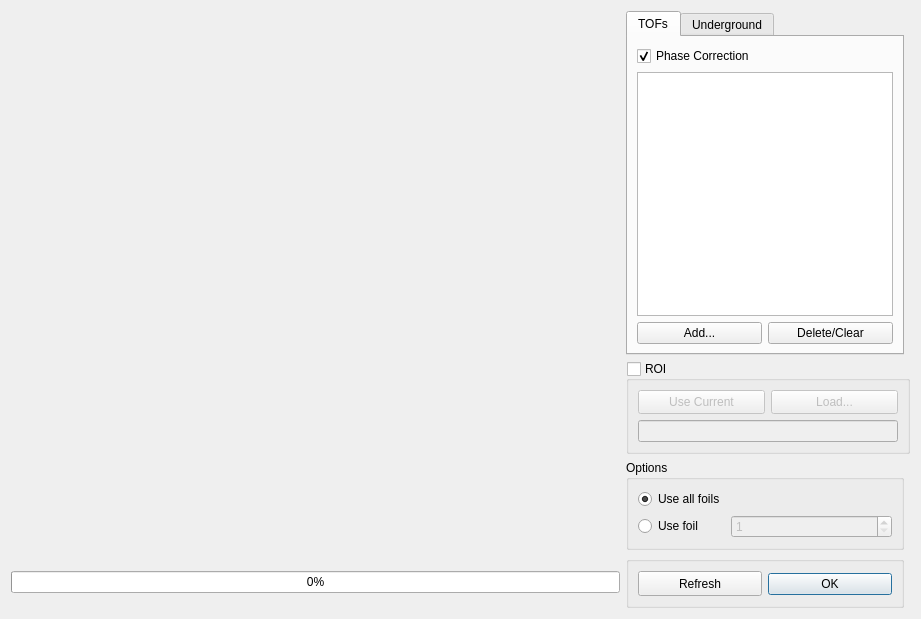
<?xml version="1.0" encoding="UTF-8"?>
<ui version="4.0">
 <class>ContrastsVsImagesDlg</class>
 <widget class="QDialog" name="ContrastsVsImagesDlg">
  <property name="geometry">
   <rect>
    <x>0</x>
    <y>0</y>
    <width>921</width>
    <height>619</height>
   </rect>
  </property>
  <property name="windowTitle">
   <string>Contrasts Vs Images</string>
  </property>
  <property name="sizeGripEnabled">
   <bool>false</bool>
  </property>
  <layout class="QGridLayout" name="gridLayout_2">
   <item row="0" column="0" rowspan="7">
    <widget class="QwtPlot" name="plot">
     <property name="sizePolicy">
      <sizepolicy hsizetype="Preferred" vsizetype="Preferred">
       <horstretch>1</horstretch>
       <verstretch>1</verstretch>
      </sizepolicy>
     </property>
     <property name="sizeIncrement">
      <size>
       <width>0</width>
       <height>0</height>
      </size>
     </property>
    </widget>
   </item>
   <item row="5" column="2" colspan="2">
    <widget class="QGroupBox" name="groupRoi">
     <property name="sizePolicy">
      <sizepolicy hsizetype="Preferred" vsizetype="Minimum">
       <horstretch>0</horstretch>
       <verstretch>0</verstretch>
      </sizepolicy>
     </property>
     <property name="maximumSize">
      <size>
       <width>16777215</width>
       <height>16777215</height>
      </size>
     </property>
     <property name="title">
      <string>ROI</string>
     </property>
     <property name="checkable">
      <bool>true</bool>
     </property>
     <property name="checked">
      <bool>false</bool>
     </property>
     <layout class="QGridLayout" name="gridLayout_3">
      <item row="0" column="0">
       <widget class="QPushButton" name="btnRoiCurrent">
        <property name="minimumSize">
         <size>
          <width>0</width>
          <height>24</height>
         </size>
        </property>
        <property name="text">
         <string>Use Current</string>
        </property>
        <property name="checkable">
         <bool>true</bool>
        </property>
        <property name="checked">
         <bool>false</bool>
        </property>
       </widget>
      </item>
      <item row="0" column="1">
       <widget class="QPushButton" name="btnRoiLoad">
        <property name="minimumSize">
         <size>
          <width>0</width>
          <height>24</height>
         </size>
        </property>
        <property name="text">
         <string>Load...</string>
        </property>
       </widget>
      </item>
      <item row="3" column="0" colspan="2">
       <widget class="QLineEdit" name="editRoi"/>
      </item>
     </layout>
    </widget>
   </item>
   <item row="9" column="0">
    <widget class="QProgressBar" name="progressBar">
     <property name="value">
      <number>0</number>
     </property>
    </widget>
   </item>
   <item row="0" column="2" rowspan="5">
    <widget class="QTabWidget" name="tabWidget">
     <property name="enabled">
      <bool>true</bool>
     </property>
     <property name="sizePolicy">
      <sizepolicy hsizetype="Expanding" vsizetype="Expanding">
       <horstretch>0</horstretch>
       <verstretch>0</verstretch>
      </sizepolicy>
     </property>
     <property name="baseSize">
      <size>
       <width>0</width>
       <height>0</height>
      </size>
     </property>
     <property name="currentIndex">
      <number>0</number>
     </property>
     <widget class="QWidget" name="tabTof">
      <attribute name="title">
       <string>TOFs</string>
      </attribute>
      <layout class="QGridLayout" name="gridLayout_5">
       <item row="2" column="0">
        <widget class="QPushButton" name="btnAdd">
         <property name="sizePolicy">
          <sizepolicy hsizetype="Preferred" vsizetype="Fixed">
           <horstretch>0</horstretch>
           <verstretch>0</verstretch>
          </sizepolicy>
         </property>
         <property name="text">
          <string>Add...</string>
         </property>
        </widget>
       </item>
       <item row="2" column="1">
        <widget class="QPushButton" name="btnDelete">
         <property name="sizePolicy">
          <sizepolicy hsizetype="Preferred" vsizetype="Fixed">
           <horstretch>0</horstretch>
           <verstretch>0</verstretch>
          </sizepolicy>
         </property>
         <property name="text">
          <string>Delete/Clear</string>
         </property>
        </widget>
       </item>
       <item row="1" column="0" colspan="2">
        <widget class="QListWidget" name="listTofs">
         <property name="sizePolicy">
          <sizepolicy hsizetype="Preferred" vsizetype="Preferred">
           <horstretch>0</horstretch>
           <verstretch>0</verstretch>
          </sizepolicy>
         </property>
         <property name="maximumSize">
          <size>
           <width>16777215</width>
           <height>16777215</height>
          </size>
         </property>
        </widget>
       </item>
       <item row="0" column="0">
        <widget class="QCheckBox" name="check_phasecorrect">
         <property name="text">
          <string>Phase Correction</string>
         </property>
         <property name="checked">
          <bool>true</bool>
         </property>
        </widget>
       </item>
      </layout>
     </widget>
     <widget class="QWidget" name="tabUnderground">
      <attribute name="title">
       <string>Underground</string>
      </attribute>
      <layout class="QGridLayout" name="gridLayout">
       <item row="1" column="0" colspan="2">
        <widget class="QListWidget" name="listTofs_underground">
         <property name="sizePolicy">
          <sizepolicy hsizetype="Preferred" vsizetype="Preferred">
           <horstretch>0</horstretch>
           <verstretch>0</verstretch>
          </sizepolicy>
         </property>
         <property name="maximumSize">
          <size>
           <width>16777215</width>
           <height>16777215</height>
          </size>
         </property>
        </widget>
       </item>
       <item row="2" column="0">
        <widget class="QPushButton" name="btnAdd_underground">
         <property name="sizePolicy">
          <sizepolicy hsizetype="Preferred" vsizetype="Fixed">
           <horstretch>0</horstretch>
           <verstretch>0</verstretch>
          </sizepolicy>
         </property>
         <property name="text">
          <string>Add...</string>
         </property>
        </widget>
       </item>
       <item row="2" column="1">
        <widget class="QPushButton" name="btnDelete_underground">
         <property name="sizePolicy">
          <sizepolicy hsizetype="Preferred" vsizetype="Fixed">
           <horstretch>0</horstretch>
           <verstretch>0</verstretch>
          </sizepolicy>
         </property>
         <property name="text">
          <string>Delete/Clear</string>
         </property>
        </widget>
       </item>
       <item row="0" column="0">
        <widget class="QCheckBox" name="check_underground">
         <property name="text">
          <string>Subtract        x</string>
         </property>
        </widget>
       </item>
       <item row="0" column="1">
        <widget class="QDoubleSpinBox" name="spinBox_underground">
         <property name="value">
          <double>1.000000000000000</double>
         </property>
        </widget>
       </item>
      </layout>
     </widget>
    </widget>
   </item>
   <item row="6" column="2">
    <widget class="QGroupBox" name="groupBox_2">
     <property name="title">
      <string>Options</string>
     </property>
     <layout class="QGridLayout" name="gridLayout_4">
      <item row="0" column="0">
       <widget class="QRadioButton" name="radioButtonFoilMean">
        <property name="sizePolicy">
         <sizepolicy hsizetype="Fixed" vsizetype="Fixed">
          <horstretch>0</horstretch>
          <verstretch>0</verstretch>
         </sizepolicy>
        </property>
        <property name="text">
         <string>Use all foils</string>
        </property>
        <property name="checked">
         <bool>true</bool>
        </property>
       </widget>
      </item>
      <item row="1" column="0">
       <widget class="QRadioButton" name="radioButtonFoil">
        <property name="sizePolicy">
         <sizepolicy hsizetype="Fixed" vsizetype="Fixed">
          <horstretch>0</horstretch>
          <verstretch>0</verstretch>
         </sizepolicy>
        </property>
        <property name="text">
         <string>Use foil </string>
        </property>
       </widget>
      </item>
      <item row="1" column="1">
       <widget class="QSpinBox" name="spinFoil">
        <property name="enabled">
         <bool>false</bool>
        </property>
        <property name="sizePolicy">
         <sizepolicy hsizetype="Expanding" vsizetype="Fixed">
          <horstretch>0</horstretch>
          <verstretch>0</verstretch>
         </sizepolicy>
        </property>
        <property name="minimum">
         <number>1</number>
        </property>
       </widget>
      </item>
     </layout>
    </widget>
   </item>
   <item row="9" column="2">
    <widget class="QGroupBox" name="groupBox">
     <property name="title">
      <string/>
     </property>
     <property name="flat">
      <bool>true</bool>
     </property>
     <layout class="QHBoxLayout" name="horizontalLayout">
      <item>
       <widget class="QPushButton" name="btnRefresh">
        <property name="sizePolicy">
         <sizepolicy hsizetype="Expanding" vsizetype="Fixed">
          <horstretch>0</horstretch>
          <verstretch>0</verstretch>
         </sizepolicy>
        </property>
        <property name="minimumSize">
         <size>
          <width>0</width>
          <height>25</height>
         </size>
        </property>
        <property name="maximumSize">
         <size>
          <width>16777215</width>
          <height>25</height>
         </size>
        </property>
        <property name="text">
         <string>Refresh</string>
        </property>
       </widget>
      </item>
      <item>
       <widget class="QDialogButtonBox" name="buttonBox">
        <property name="sizePolicy">
         <sizepolicy hsizetype="Expanding" vsizetype="Fixed">
          <horstretch>0</horstretch>
          <verstretch>0</verstretch>
         </sizepolicy>
        </property>
        <property name="minimumSize">
         <size>
          <width>0</width>
          <height>25</height>
         </size>
        </property>
        <property name="maximumSize">
         <size>
          <width>16777215</width>
          <height>25</height>
         </size>
        </property>
        <property name="orientation">
         <enum>Qt::Vertical</enum>
        </property>
        <property name="standardButtons">
         <set>QDialogButtonBox::Ok</set>
        </property>
        <property name="centerButtons">
         <bool>true</bool>
        </property>
       </widget>
      </item>
     </layout>
    </widget>
   </item>
  </layout>
 </widget>
 <customwidgets>
  <customwidget>
   <class>QwtPlot</class>
   <extends>QFrame</extends>
   <header>qwt_plot.h</header>
   <container>1</container>
  </customwidget>
 </customwidgets>
 <resources/>
 <connections>
  <connection>
   <sender>buttonBox</sender>
   <signal>rejected()</signal>
   <receiver>ContrastsVsImagesDlg</receiver>
   <slot>reject()</slot>
   <hints>
    <hint type="sourcelabel">
     <x>316</x>
     <y>260</y>
    </hint>
    <hint type="destinationlabel">
     <x>286</x>
     <y>274</y>
    </hint>
   </hints>
  </connection>
  <connection>
   <sender>buttonBox</sender>
   <signal>accepted()</signal>
   <receiver>ContrastsVsImagesDlg</receiver>
   <slot>accept()</slot>
   <hints>
    <hint type="sourcelabel">
     <x>248</x>
     <y>254</y>
    </hint>
    <hint type="destinationlabel">
     <x>157</x>
     <y>274</y>
    </hint>
   </hints>
  </connection>
  <connection>
   <sender>radioButtonFoil</sender>
   <signal>toggled(bool)</signal>
   <receiver>spinFoil</receiver>
   <slot>setEnabled(bool)</slot>
   <hints>
    <hint type="sourcelabel">
     <x>766</x>
     <y>505</y>
    </hint>
    <hint type="destinationlabel">
     <x>766</x>
     <y>533</y>
    </hint>
   </hints>
  </connection>
 </connections>
</ui>
